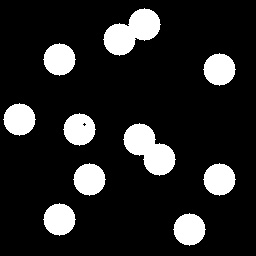
%> input picture TSBB08_lab3/circles.tif, 256 x 256 px
$ octave LabelObjects.m   (GNU Octave 9; MATLAB toolbox functions it lacks are replaced by stand-ins)
%> lines starting %> are read from the running program, lines starting %| are printed output that depends on the picture; in (x1, y1, x2, y2) boxes, pixels count from 0 and x2, y2 are one past the last pixel; in counts of white or black regions, pixels touching at a corner belong together; the program's own positions count from 1
ImC = imread('circles.tif');
%> ImC: size 256x256 logical; 14.5% white; 10 white regions, largest, box (x1, y1, x2, y2) and area: (103, 8, 161, 56) 1570, (123, 123, 176, 176) 1557, (43, 43, 76, 76) 797
CC = bwconncomp(ImC);
%> CC = 10 connected components
ImLabel = labelmatrix(CC);
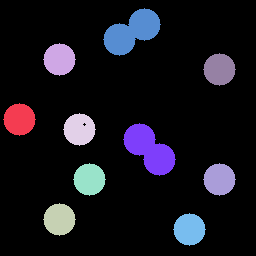
%> ImLabel: size 256x256 uint8; 11 distinct labels, from 0 to 10; one colour per label, 0 black

figure(1)
colormap(jet(256))
subplot(2,2,1), imagesc(ImC);
axis image; title('Circles'); colorbar
subplot(2,2,2), imagesc(ImLabel);
axis image; title('Label image'); colorbar

ImLabel5 = (ImLabel==5);
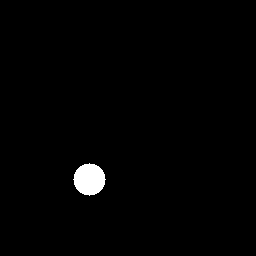
%> ImLabel5: size 256x256 logical; 1.2% white; 1 white region, box (x1, y1, x2, y2) and area: (73, 163, 106, 196) 797
subplot(2,2,3), imagesc(ImLabel5);
axis image; title('Label image 5'); colorbar

ImBig = 0*ImLabel;
%> ImBig: size 256x256 uint8; every value is 0
numPixels = cellfun(@numel,CC.PixelIdxList);
%> numPixels = [797 797 797 792 797 1570 1557 797 797 797]
[biggest,idx] = max(numPixels);
%> biggest = 1570; idx = 6
ImBig(CC.PixelIdxList{idx}) = 1;
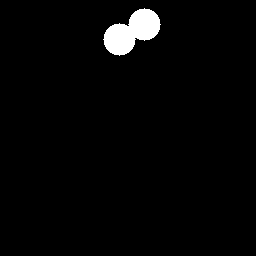
%> ImBig: size 256x256 uint8; values 0 (black) and 1 (white), 2.4% white; 1 white region, box (x1, y1, x2, y2) and area: (103, 8, 161, 56) 1570
subplot(2,2,4), imagesc(ImBig);
axis image; title('ImBig'); colorbar
%> after `colorbar`:
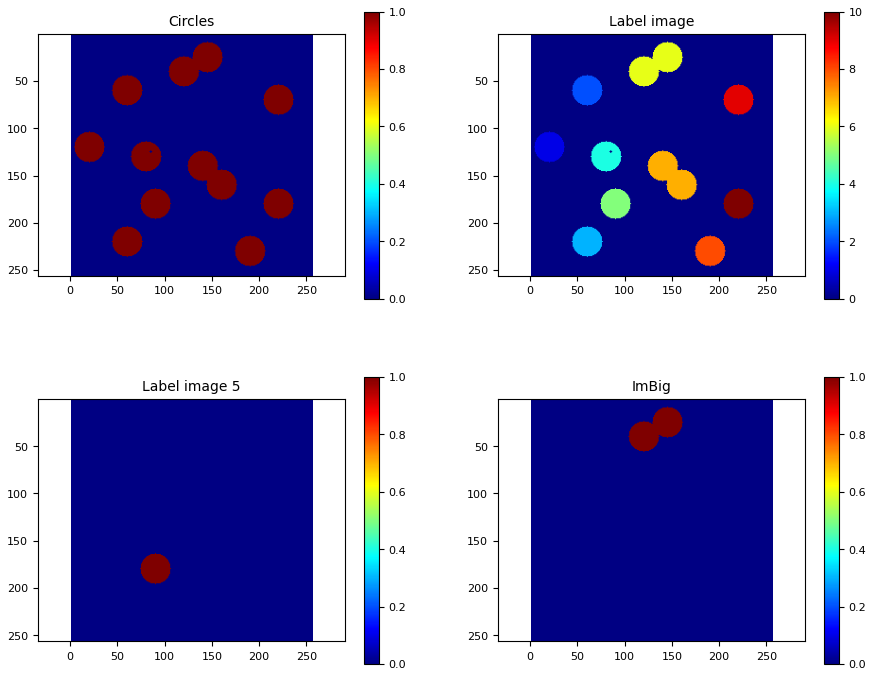
%> figure redrawn from the program's plot data, 4 panels
